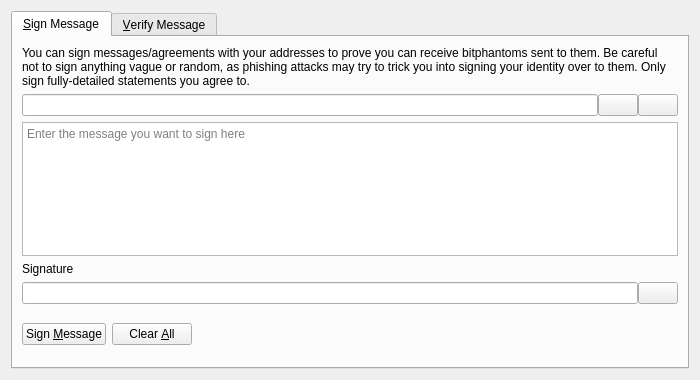
<?xml version="1.0" encoding="UTF-8"?>
<ui version="4.0">
 <class>SignVerifyMessageDialog</class>
 <widget class="QDialog" name="SignVerifyMessageDialog">
  <property name="geometry">
   <rect>
    <x>0</x>
    <y>0</y>
    <width>700</width>
    <height>380</height>
   </rect>
  </property>
  <property name="windowTitle">
   <string>Signatures - Sign / Verify a Message</string>
  </property>
  <property name="modal">
   <bool>true</bool>
  </property>
  <layout class="QVBoxLayout" name="verticalLayout">
   <item>
    <widget class="QTabWidget" name="tabWidget">
     <property name="currentIndex">
      <number>0</number>
     </property>
     <widget class="QWidget" name="tabSignMessage">
      <attribute name="title">
       <string>&amp;Sign Message</string>
      </attribute>
      <layout class="QVBoxLayout" name="verticalLayout_SM">
       <item>
        <widget class="QLabel" name="infoLabel_SM">
         <property name="text">
          <string>You can sign messages/agreements with your addresses to prove you can receive bitphantoms sent to them. Be careful not to sign anything vague or random, as phishing attacks may try to trick you into signing your identity over to them. Only sign fully-detailed statements you agree to.</string>
         </property>
         <property name="textFormat">
          <enum>Qt::PlainText</enum>
         </property>
         <property name="wordWrap">
          <bool>true</bool>
         </property>
        </widget>
       </item>
       <item>
        <layout class="QHBoxLayout" name="horizontalLayout_1_SM">
         <property name="spacing">
          <number>0</number>
         </property>
         <item>
          <widget class="QValidatedLineEdit" name="addressIn_SM">
           <property name="toolTip">
            <string>The bitphantom address to sign the message with</string>
           </property>
          </widget>
         </item>
         <item>
          <widget class="QPushButton" name="addressBookButton_SM">
           <property name="toolTip">
            <string>Choose previously used address</string>
           </property>
           <property name="text">
            <string/>
           </property>
           <property name="icon">
            <iconset resource="../bitphantom.qrc">
             <normaloff>:/icons/address-book</normaloff>:/icons/address-book</iconset>
           </property>
           <property name="shortcut">
            <string>Alt+A</string>
           </property>
           <property name="autoDefault">
            <bool>false</bool>
           </property>
          </widget>
         </item>
         <item>
          <widget class="QPushButton" name="pasteButton_SM">
           <property name="toolTip">
            <string>Paste address from clipboard</string>
           </property>
           <property name="text">
            <string/>
           </property>
           <property name="icon">
            <iconset resource="../bitphantom.qrc">
             <normaloff>:/icons/editpaste</normaloff>:/icons/editpaste</iconset>
           </property>
           <property name="shortcut">
            <string>Alt+P</string>
           </property>
           <property name="autoDefault">
            <bool>false</bool>
           </property>
          </widget>
         </item>
        </layout>
       </item>
       <item>
        <widget class="QPlainTextEdit" name="messageIn_SM">
         <property name="toolTip">
          <string>Enter the message you want to sign here</string>
         </property>
         <property name="placeholderText">
          <string>Enter the message you want to sign here</string>
         </property>
        </widget>
       </item>
       <item>
        <widget class="QLabel" name="signatureLabel_SM">
         <property name="text">
          <string>Signature</string>
         </property>
         <property name="textFormat">
          <enum>Qt::PlainText</enum>
         </property>
        </widget>
       </item>
       <item>
        <layout class="QHBoxLayout" name="horizontalLayout_2_SM">
         <property name="spacing">
          <number>0</number>
         </property>
         <item>
          <widget class="QLineEdit" name="signatureOut_SM">
           <property name="font">
            <font>
             <italic>true</italic>
            </font>
           </property>
           <property name="readOnly">
            <bool>true</bool>
           </property>
          </widget>
         </item>
         <item>
          <widget class="QPushButton" name="copySignatureButton_SM">
           <property name="toolTip">
            <string>Copy the current signature to the system clipboard</string>
           </property>
           <property name="text">
            <string/>
           </property>
           <property name="icon">
            <iconset resource="../bitphantom.qrc">
             <normaloff>:/icons/editcopy</normaloff>:/icons/editcopy</iconset>
           </property>
           <property name="autoDefault">
            <bool>false</bool>
           </property>
          </widget>
         </item>
        </layout>
       </item>
       <item>
        <layout class="QHBoxLayout" name="horizontalLayout_3_SM">
         <item>
          <widget class="QPushButton" name="signMessageButton_SM">
           <property name="toolTip">
            <string>Sign the message to prove you own this bitphantom address</string>
           </property>
           <property name="text">
            <string>Sign &amp;Message</string>
           </property>
           <property name="icon">
            <iconset resource="../bitphantom.qrc">
             <normaloff>:/icons/edit</normaloff>:/icons/edit</iconset>
           </property>
           <property name="autoDefault">
            <bool>false</bool>
           </property>
          </widget>
         </item>
         <item>
          <widget class="QPushButton" name="clearButton_SM">
           <property name="toolTip">
            <string>Reset all sign message fields</string>
           </property>
           <property name="text">
            <string>Clear &amp;All</string>
           </property>
           <property name="icon">
            <iconset resource="../bitphantom.qrc">
             <normaloff>:/icons/remove</normaloff>:/icons/remove</iconset>
           </property>
           <property name="autoDefault">
            <bool>false</bool>
           </property>
          </widget>
         </item>
         <item>
          <spacer name="horizontalSpacer_1_SM">
           <property name="orientation">
            <enum>Qt::Horizontal</enum>
           </property>
           <property name="sizeHint" stdset="0">
            <size>
             <width>40</width>
             <height>48</height>
            </size>
           </property>
          </spacer>
         </item>
         <item>
          <widget class="QLabel" name="statusLabel_SM">
           <property name="font">
            <font>
             <weight>75</weight>
             <bold>true</bold>
            </font>
           </property>
           <property name="text">
            <string/>
           </property>
           <property name="wordWrap">
            <bool>true</bool>
           </property>
          </widget>
         </item>
         <item>
          <spacer name="horizontalSpacer_2_SM">
           <property name="orientation">
            <enum>Qt::Horizontal</enum>
           </property>
           <property name="sizeHint" stdset="0">
            <size>
             <width>40</width>
             <height>48</height>
            </size>
           </property>
          </spacer>
         </item>
        </layout>
       </item>
      </layout>
     </widget>
     <widget class="QWidget" name="tabVerifyMessage">
      <attribute name="title">
       <string>&amp;Verify Message</string>
      </attribute>
      <layout class="QVBoxLayout" name="verticalLayout_VM">
       <item>
        <widget class="QLabel" name="infoLabel_VM">
         <property name="text">
          <string>Enter the receiver's address, message (ensure you copy line breaks, spaces, tabs, etc. exactly) and signature below to verify the message. Be careful not to read more into the signature than what is in the signed message itself, to avoid being tricked by a man-in-the-middle attack. Note that this only proves the signing party receives with the address, it cannot prove sendership of any transaction!</string>
         </property>
         <property name="textFormat">
          <enum>Qt::PlainText</enum>
         </property>
         <property name="alignment">
          <set>Qt::AlignLeading|Qt::AlignLeft|Qt::AlignTop</set>
         </property>
         <property name="wordWrap">
          <bool>true</bool>
         </property>
        </widget>
       </item>
       <item>
        <layout class="QHBoxLayout" name="horizontalLayout_1_VM">
         <property name="spacing">
          <number>0</number>
         </property>
         <item>
          <widget class="QValidatedLineEdit" name="addressIn_VM">
           <property name="toolTip">
            <string>The bitphantom address the message was signed with</string>
           </property>
          </widget>
         </item>
         <item>
          <widget class="QPushButton" name="addressBookButton_VM">
           <property name="toolTip">
            <string>Choose previously used address</string>
           </property>
           <property name="text">
            <string/>
           </property>
           <property name="icon">
            <iconset resource="../bitphantom.qrc">
             <normaloff>:/icons/address-book</normaloff>:/icons/address-book</iconset>
           </property>
           <property name="shortcut">
            <string>Alt+A</string>
           </property>
           <property name="autoDefault">
            <bool>false</bool>
           </property>
          </widget>
         </item>
        </layout>
       </item>
       <item>
        <widget class="QPlainTextEdit" name="messageIn_VM">
          <property name="toolTip">
            <string>The signed message to verify</string>
          </property>
          <property name="placeholderText">
            <string>The signed message to verify</string>
          </property>
        </widget>
       </item>
       <item>
        <widget class="QValidatedLineEdit" name="signatureIn_VM">
          <property name="toolTip">
            <string>The signature given when the message was signed</string>
          </property>
          <property name="placeholderText">
            <string>The signature given when the message was signed</string>
          </property>
        </widget>
       </item>
       <item>
        <layout class="QHBoxLayout" name="horizontalLayout_2_VM">
         <item>
          <widget class="QPushButton" name="verifyMessageButton_VM">
           <property name="toolTip">
            <string>Verify the message to ensure it was signed with the specified bitphantom address</string>
           </property>
           <property name="text">
            <string>Verify &amp;Message</string>
           </property>
           <property name="icon">
            <iconset resource="../bitphantom.qrc">
             <normaloff>:/icons/transaction_0</normaloff>:/icons/transaction_0</iconset>
           </property>
           <property name="autoDefault">
            <bool>false</bool>
           </property>
          </widget>
         </item>
         <item>
          <widget class="QPushButton" name="clearButton_VM">
           <property name="toolTip">
            <string>Reset all verify message fields</string>
           </property>
           <property name="text">
            <string>Clear &amp;All</string>
           </property>
           <property name="icon">
            <iconset resource="../bitphantom.qrc">
             <normaloff>:/icons/remove</normaloff>:/icons/remove</iconset>
           </property>
           <property name="autoDefault">
            <bool>false</bool>
           </property>
          </widget>
         </item>
         <item>
          <spacer name="horizontalSpacer_1_VM">
           <property name="orientation">
            <enum>Qt::Horizontal</enum>
           </property>
           <property name="sizeHint" stdset="0">
            <size>
             <width>40</width>
             <height>48</height>
            </size>
           </property>
          </spacer>
         </item>
         <item>
          <widget class="QLabel" name="statusLabel_VM">
           <property name="font">
            <font>
             <weight>75</weight>
             <bold>true</bold>
            </font>
           </property>
           <property name="text">
            <string/>
           </property>
           <property name="wordWrap">
            <bool>true</bool>
           </property>
          </widget>
         </item>
         <item>
          <spacer name="horizontalSpacer_2_VM">
           <property name="orientation">
            <enum>Qt::Horizontal</enum>
           </property>
           <property name="sizeHint" stdset="0">
            <size>
             <width>40</width>
             <height>48</height>
            </size>
           </property>
          </spacer>
         </item>
        </layout>
       </item>
      </layout>
     </widget>
    </widget>
   </item>
  </layout>
 </widget>
 <customwidgets>
  <customwidget>
   <class>QValidatedLineEdit</class>
   <extends>QLineEdit</extends>
   <header>qt/qvalidatedlineedit.h</header>
  </customwidget>
 </customwidgets>
 <resources>
  <include location="../bitphantom.qrc"/>
 </resources>
 <connections/>
</ui>
